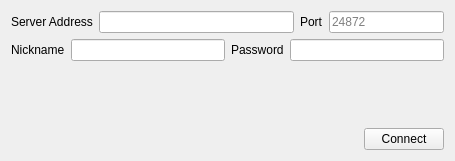
<?xml version="1.0" encoding="UTF-8"?>
<ui version="4.0">
 <class>DirectConnect</class>
 <widget class="QWidget" name="DirectConnect">
  <property name="geometry">
   <rect>
    <x>0</x>
    <y>0</y>
    <width>455</width>
    <height>161</height>
   </rect>
  </property>
  <property name="windowTitle">
   <string>Direct Connect</string>
  </property>
  <layout class="QVBoxLayout" name="verticalLayout">
   <item>
    <layout class="QVBoxLayout" name="verticalLayout_3">
     <item>
      <layout class="QVBoxLayout" name="verticalLayout_2">
       <item>
        <layout class="QHBoxLayout" name="horizontalLayout">
         <property name="spacing">
          <number>0</number>
         </property>
         <property name="leftMargin">
          <number>0</number>
         </property>
         <item>
          <widget class="QWidget" name="ip_container" native="true">
           <layout class="QHBoxLayout" name="ip_layout">
            <property name="leftMargin">
             <number>0</number>
            </property>
            <property name="topMargin">
             <number>0</number>
            </property>
            <property name="rightMargin">
             <number>0</number>
            </property>
            <property name="bottomMargin">
             <number>0</number>
            </property>
            <item>
             <widget class="QLabel" name="label_2">
              <property name="text">
               <string>Server Address</string>
              </property>
             </widget>
            </item>
            <item>
             <widget class="QLineEdit" name="ip">
              <property name="toolTip">
               <string>&lt;html&gt;&lt;head/&gt;&lt;body&gt;&lt;p&gt;Server address of the host&lt;/p&gt;&lt;/body&gt;&lt;/html&gt;</string>
              </property>
              <property name="maxLength">
               <number>253</number>
              </property>
             </widget>
            </item>
            <item>
             <widget class="QLabel" name="label_3">
              <property name="text">
               <string>Port</string>
              </property>
             </widget>
            </item>
            <item>
             <widget class="QLineEdit" name="port">
              <property name="toolTip">
               <string>&lt;html&gt;&lt;head/&gt;&lt;body&gt;&lt;p&gt;Port number the host is listening on&lt;/p&gt;&lt;/body&gt;&lt;/html&gt;</string>
              </property>
              <property name="maxLength">
               <number>5</number>
              </property>
              <property name="placeholderText">
               <string notr="true" extracomment="placeholder string that tells user default port">24872</string>
              </property>
              <property name="minimumSize">
               <size>
                <width>88</width>
                <height>0</height>
               </size>
              </property>
              <property name="maximumSize">
               <size>
                <width>115</width>
                <height>50</height>
               </size>
              </property>
             </widget>
            </item>
           </layout>
          </widget>
         </item>
        </layout>
       </item>
       <item>
        <layout class="QHBoxLayout" name="horizontalLayout_2">
         <item>
          <widget class="QLabel" name="label_5">
           <property name="text">
            <string>Nickname</string>
           </property>
          </widget>
         </item>
         <item>
          <widget class="QLineEdit" name="nickname">
           <property name="maxLength">
            <number>20</number>
           </property>
          </widget>
         </item>
         <item>
          <widget class="QLabel" name="label">
           <property name="text">
            <string>Password</string>
           </property>
          </widget>
         </item>
         <item>
          <widget class="QLineEdit" name="password"/>
         </item>
        </layout>
       </item>
      </layout>
     </item>
     <item>
      <spacer name="verticalSpacer">
       <property name="orientation">
        <enum>Qt::Vertical</enum>
       </property>
       <property name="sizeHint" stdset="0">
        <size>
         <width>20</width>
         <height>20</height>
        </size>
       </property>
      </spacer>
     </item>
     <item>
      <layout class="QHBoxLayout" name="horizontalLayout_3">
       <item>
        <spacer name="horizontalSpacer">
         <property name="orientation">
          <enum>Qt::Horizontal</enum>
         </property>
         <property name="sizeHint" stdset="0">
          <size>
           <width>40</width>
           <height>20</height>
          </size>
         </property>
        </spacer>
       </item>
       <item>
        <widget class="QPushButton" name="connect">
         <property name="text">
          <string>Connect</string>
         </property>
        </widget>
       </item>
      </layout>
     </item>
    </layout>
   </item>
  </layout>
 </widget>
 <resources/>
 <connections/>
</ui>
